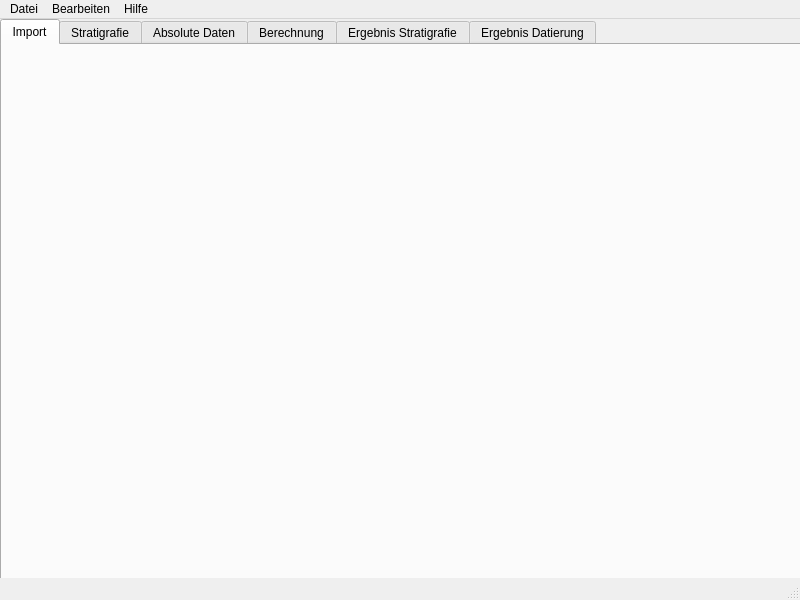
<?xml version="1.0" encoding="UTF-8"?>
<ui version="4.0">
 <class>MainWindow</class>
 <widget class="QMainWindow" name="MainWindow">
  <property name="geometry">
   <rect>
    <x>0</x>
    <y>0</y>
    <width>800</width>
    <height>600</height>
   </rect>
  </property>
  <property name="windowTitle">
   <string>Stratigrafie</string>
  </property>
  <widget class="QWidget" name="centralwidget">
   <widget class="QTabWidget" name="tabWidget">
    <property name="geometry">
     <rect>
      <x>0</x>
      <y>0</y>
      <width>801</width>
      <height>571</height>
     </rect>
    </property>
    <property name="currentIndex">
     <number>0</number>
    </property>
    <widget class="QWidget" name="tab">
     <attribute name="title">
      <string>Import</string>
     </attribute>
    </widget>
    <widget class="QWidget" name="tab_2">
     <attribute name="title">
      <string>Stratigrafie</string>
     </attribute>
    </widget>
    <widget class="QWidget" name="tab_3">
     <attribute name="title">
      <string>Absolute Daten</string>
     </attribute>
    </widget>
    <widget class="QWidget" name="tab_4">
     <attribute name="title">
      <string>Berechnung</string>
     </attribute>
    </widget>
    <widget class="QWidget" name="tab_5">
     <attribute name="title">
      <string>Ergebnis Stratigrafie</string>
     </attribute>
    </widget>
    <widget class="QWidget" name="tab_6">
     <attribute name="title">
      <string>Ergebnis Datierung</string>
     </attribute>
    </widget>
   </widget>
  </widget>
  <widget class="QMenuBar" name="menubar">
   <property name="geometry">
    <rect>
     <x>0</x>
     <y>0</y>
     <width>800</width>
     <height>22</height>
    </rect>
   </property>
   <widget class="QMenu" name="menuDatei">
    <property name="title">
     <string>Datei</string>
    </property>
    <widget class="QMenu" name="menuExport">
     <property name="title">
      <string>Export</string>
     </property>
     <addaction name="actionstratigrafische_Beziehungen"/>
     <addaction name="actionErgebnis_absolute_Daten"/>
    </widget>
    <addaction name="actionProjekt_ffnen_2"/>
    <addaction name="actionProjekt_speichern"/>
    <addaction name="actionLaden"/>
    <addaction name="menuExport"/>
   </widget>
   <widget class="QMenu" name="menuBearbeiten">
    <property name="title">
     <string>Bearbeiten</string>
    </property>
    <addaction name="actionManuelle_Eingabe_Stratigrafie"/>
    <addaction name="actionManuelle_Eingabe_Datierungen"/>
    <addaction name="actionManuelle_Eingabe_Reihenfolge_Datierungen"/>
    <addaction name="actionAusschluss_Beziehungen"/>
    <addaction name="actionProgrammstart_2"/>
   </widget>
   <widget class="QMenu" name="menuHilfe">
    <property name="title">
     <string>Hilfe</string>
    </property>
    <addaction name="actionAnleitung"/>
    <addaction name="action_ber"/>
   </widget>
   <addaction name="menuDatei"/>
   <addaction name="menuBearbeiten"/>
   <addaction name="menuHilfe"/>
  </widget>
  <widget class="QStatusBar" name="statusbar"/>
  <action name="actionLaden">
   <property name="text">
    <string>Datenimport</string>
   </property>
  </action>
  <action name="actionSpeichern">
   <property name="text">
    <string>ProjektSpeichern</string>
   </property>
  </action>
  <action name="actionProgrammstart">
   <property name="text">
    <string>Programmstart</string>
   </property>
  </action>
  <action name="actionProjekt_ffnen">
   <property name="text">
    <string>Projekt Öffnen</string>
   </property>
  </action>
  <action name="actionProjekt_speichern">
   <property name="text">
    <string>Projekt speichern</string>
   </property>
  </action>
  <action name="actionProjekt_ffnen_2">
   <property name="text">
    <string>Projekt öffnen</string>
   </property>
  </action>
  <action name="actionManuelle_Eingabe_Stratigrafie">
   <property name="text">
    <string>Manuelle Eingabe Stratigrafie</string>
   </property>
  </action>
  <action name="actionManuelle_Eingabe_Datierungen">
   <property name="text">
    <string>Manuelle Eingabe Datierungen</string>
   </property>
  </action>
  <action name="actionManuelle_Eingabe_Reihenfolge_Datierungen">
   <property name="text">
    <string>Manuelle Eingabe Reihenfolge Datierungen</string>
   </property>
  </action>
  <action name="actionstratigrafische_Beziehungen">
   <property name="text">
    <string>Ergebnis stratigrafische Beziehungen</string>
   </property>
  </action>
  <action name="actionErgebnis_absolute_Daten">
   <property name="text">
    <string>Ergebnis absolute Daten</string>
   </property>
  </action>
  <action name="actionAusschluss_Beziehungen">
   <property name="text">
    <string>Ausschluss Beziehungen</string>
   </property>
  </action>
  <action name="actionAnleitung">
   <property name="text">
    <string>Anleitung</string>
   </property>
  </action>
  <action name="action_ber">
   <property name="text">
    <string>Über</string>
   </property>
  </action>
  <action name="actionProgrammstart_2">
   <property name="text">
    <string>Programmstart</string>
   </property>
  </action>
 </widget>
 <resources/>
 <connections/>
</ui>
